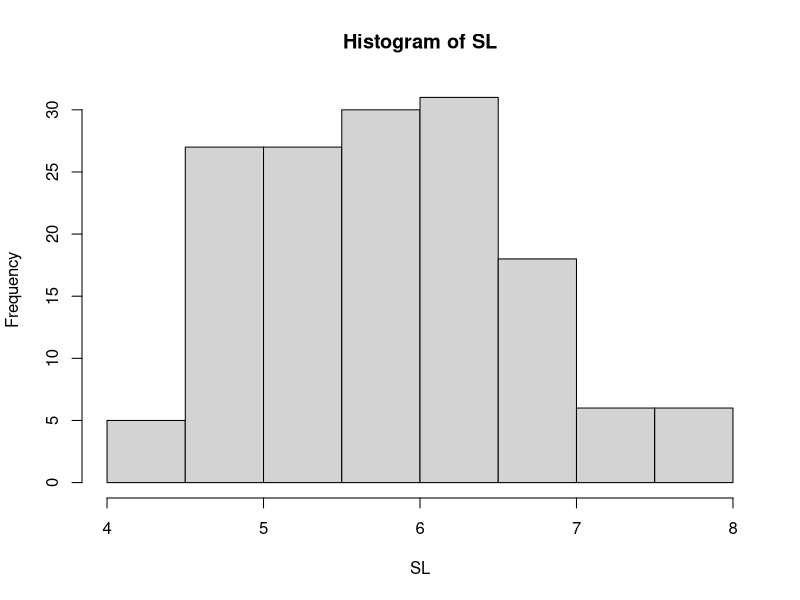
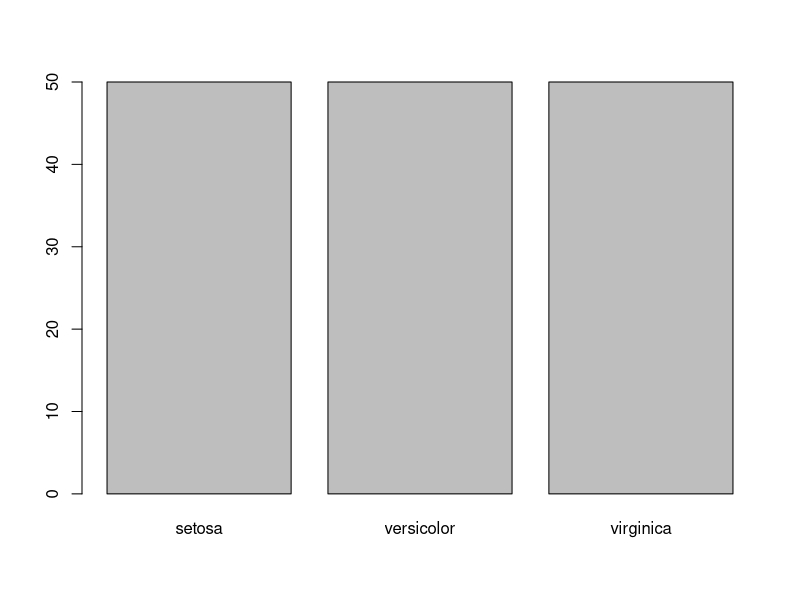

The R source for these figures, in order:
################# Exploratory Data Analysis #################

# Understand what is Data first?
# Data is collection of facts,such as numbers, words,measurements,Observations or even just Description of things.

# There two types of Data
# 1. Qualitative Data --> is descriptive information.
# 2. Quantitative Data -> is numerical information (numbers).

# Quantitative Data Again have two types
# 1. Discret Data -> can only take certain values(like whole number).
# 2. Continuous Data -> can take only value (within the range).

# Exploratory Data Analysis is very important part of machine Learning it is used to get rough idea about data before
# building machine learning models

# EDA mainly consists of 3 major parts which are as below
# 1. Data Summarization -> when we summarize the essence of particulare Dataset using statistical measurements such as
# Mean,Median,Mode,variance,standard Deviation,IQR,min,max etc..
# 2. Data Visualization -> when we visually exploring the data by plotting various types of graphs such as histogram,barplot.
# 3. Data Normalization -> When we adjust the scale of the data i.e lets say we have weight and weight measurement in kg's 
# and we have age & age is measured in No of years. if you want to get weight & age on same scale. how would you do that?
# We will see it in step by step.


##################### We are doing this in practically on iris Dataset ###############################

# install pre-requisite packages
install.packages('stats')
install.packages("dplyr")
#Load libraries
library(stats)
library(dplyr)
# The IRIS data is availabe by default on R-studio
#Loading data onto mydata object
mydata <- iris
str(mydata)

################### 1. Data Summarization ################

###############################################################################################################
# The best way to summarize a particular dataset is report both the central tendency along with the           #
# appropriate measure of variability. for instance, the best way to summarize the dataset is to report        #
# the mean value and the standard deviation.However, in the second Dataset both the mean and SD are affected  #
# by the outlier value in this case we report the median and Inter quartile Range.                            #
###############################################################################################################

# take sepal Length as an Example as below

SL <- mydata$Sepal.Length

######## Central tendencies #####

# Calculate mean

mean(SL)

# Calculate median

median(SL)

# calculate Mode

mode <- function(x) {
  ux <- unique(x)
  tab <- tabulate(match(x, ux))
  ux[tab == max(tab)]
}

mode(SL)

################# Measure of Variability #####################

# 1. Calculate standard Deviation

sd(SL)

# 2.  Calculate Variance

var(SL)

# 3. Calculate IQR

quantile(SL)


##################### 2. Data Visualization  ############################################
#  when we visually exploring the data by plotting various types of graphs such as      #
# 1. Bar plot -> Bar plots are good when your data is in categories                     #
# such as ("Comedy","Drama", Iris Dataset has Species to plot                           #
# onlye species bar plots are useful) It is best to leave gaps                          #
# between the bars of a Bar Graph,so It doesn't look like a Histogram                   #
# 2. Histogram -> Histograms are useful when you have continuous                        #
# Data (such as person's height) then use a histogram                                   #
# 3. Bar charts & Pie Charts -> are appropriate for summarizing                         #
# the distribution of a categorical variables.                                          #
# 4. Box plot and Grouped Boxplots -> are appropriate for summarizing                   #
# the distribution of a numerica variables.                                             #
# 5. Stratified Boxplot -> are useful for examing the relationship between a categorical#
# variable and a numerica variable, within the strata or groups defined by              #  
# a third categorical variables.                                                        #
# 6. Stem and Leaf plots -> are appropriate for summarizing the distribution of         #
# a numeric variables and are most appropriate for smaller datasets.                    #  
# 7. Line Graphs -> are appropriate that shows information that is connected in some way#
# (such as change over time)                                                            #
# 8. Scatter plots -> are appropriate to show the relationship between two sets of data.#
#########################################################################################


str(mydata)

# for categorical data we are choosing species data and for 
# continuous data we have already taken Sepal length.

# Numeric Data - Histogram

hist(SL)

# Categorical Data - Barplot
Species <- mydata$Species
table(Species)
barplot(table(Species))

####################### 3. Data Normalization ###############

str(mydata)
# we only need numeric data to Normalize the data.
mydata_numeric <- select(mydata,c(1,2,3,4))
str(mydata_numeric)

# Normalize Dataset using (Z-score) - All varialble on the same scale
zscore_mydata <- scale(mydata_numeric)
View(zscore_mydata)

## We can normalize Data in R using below equations as well
# 1. (x -min(x))/(max(a)-min(x)) --> by using min max
# 2. z_core <- (x - min(x))/sd(x) --> by using z score
# 3. (x)/(10^j) --> (j is digits of greater value) by using Decimal Scaling
